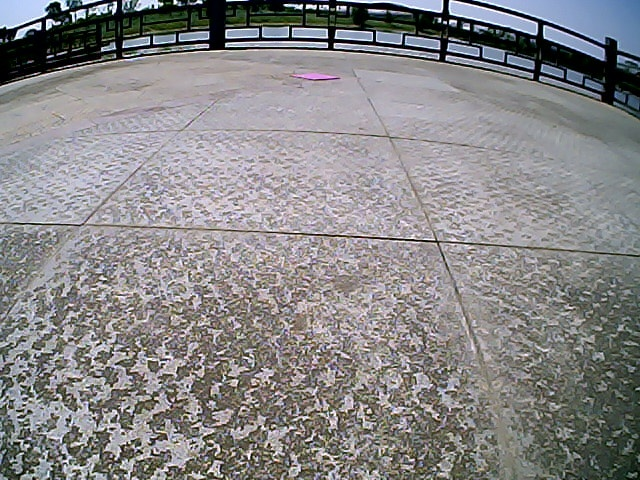
#> input picture color_recognition/359.jpg, 640 x 480 px; its folder holds only this picture in this run
$ python read_pic.py   (Python 2 division)   (older library calls are emulated)
#> lines starting #> are read from the running program, lines starting #| are printed output that depends on the picture; after the words box and inside, x2 and y2 are one past the last pixel; in counts of white or black regions, pixels touching at a corner belong together
### color_recognition/color_detect.py
import numpy as np
import cv2
import matplotlib.pyplot as plt


def color_track(im_hsv, boundaries):
        # im_hsv is the image which has been transformed into hsv format
        # find the specified color object
    for (lower, upper) in boundaries:
        lower = np.array(lower)
        upper = np.array(upper)
        mask = cv2.inRange(im_hsv, lower, upper)
        im_object = cv2.bitwise_and(im_hsv, im_hsv, mask=mask)
    # find coutours
    im_gray = cv2.cvtColor(im_object, cv2.COLOR_BGR2GRAY)
    _, binary = cv2.threshold(im_gray, 127, 255, cv2.THRESH_BINARY)
    _, contours, _ = cv2.findContours(
        binary, cv2.RETR_EXTERNAL, cv2.CHAIN_APPROX_SIMPLE)

    return (mask, im_object, contours)


def multi_color_track(im_hsv, boundaries_red, boundaries_green, boundaries_blue):

    (mask_red, im_object_red, _) = color_track(im_hsv, boundaries_red)
    (mask_green, im_object_green, _) = color_track(im_hsv, boundaries_green)
    (mask_blue, im_object_blue, _) = color_track(im_hsv, boundaries_blue)
    mask = cv2.add(
        cv2.add(mask_red, mask_blue), mask_green)

    im_object = cv2.add(
        cv2.add(im_object_red, im_object_blue), im_object_green)

    im_gray = cv2.cvtColor(im_object, cv2.COLOR_BGR2GRAY)
    _, binary = cv2.threshold(im_gray, 100, 255, cv2.THRESH_BINARY)
    _, contours, _ = cv2.findContours(
        binary, cv2.RETR_EXTERNAL, cv2.CHAIN_APPROX_SIMPLE)

    return(mask, im_object, contours)

def find_max_area(contours):
    area_list = np.zeros(len(contours))
    i = 0

    for cnt in contours:
        area_list[i] = cv2.contourArea(cnt)
        i = i + 1

    max_ind = np.argmax(area_list)
    max_area = area_list[max_ind]

    # computer the center
    M = cv2.moments(contours[max_ind])
    if M['m00'] != 0:
        cx = int(M['m10'] / M['m00'])
        cy = int(M['m01'] / M['m00'])
    else:
        cx = 0
        cy = 0
    max_location = (cx, cy)
    return (max_location, max_ind, max_area, contours[max_ind])


def color_location(im_hsv, contours):

    max_cx = np.shape(im_hsv)[1]
    max_cy = np.shape(im_hsv)[0]

    max_location, max_ind,max_area, _ =find_max_area(contours)
    cx=max_location[0]
    cy=max_location[1]
    cx_ratio = float(cx)/max_cx
    cy_ratio = float(cy)/max_cy
    while ( (cx_ratio < 0.1) or (cx_ratio > 0.9) or (cy_ratio < 0.1) ) and max_area >50:
        contours = np.delete(contours,max_ind)
        max_location, max_ind, max_area, _ = find_max_area(contours)
        cx = max_location[0]
        cy = max_location[1]
        cx_ratio = float(cx) / max_cx
        cy_ratio = float(cy) / max_cy
    return(max_location,  max_area, contours[max_ind])


# [51 lines left out: functions get_color, stop_check, not called in this run]

### color_recognition/read_pic.py
import numpy as np
import cv2
import glob
import os
import color_detect as ct
# Change the current working directory to path containing pics
os.chdir(r"D:/TDPS/data/sunny_color_square2")
# get names of pic files
name = glob.glob("*.jpg")
# get paths of pic files
for pic_name in name:
    srcPath = pic_name
    path = os.path.abspath(srcPath)
    print srcPath
    # print path
    # get image of pics
    im = cv2.imread(path)
#> im is the input picture: shape (480, 640, 3); mean B, G, R 135.4, 134.3, 135.6
    im_hsv = cv2.cvtColor(im, cv2.COLOR_BGR2HSV)
#> im_hsv: shape (480, 640, 3); mean H, S, V 85.5, 37.3, 141.8
    boundaries_red = [([125, 80, 46], [153, 255, 255])]
    boundaries_blue = [([100, 100, 46], [124, 255, 255])]
    boundaries_green = [([20, 60, 46], [46, 255, 255])]
    mask, im_object, contours = ct.multi_color_track(
        im_hsv, boundaries_red, boundaries_green, boundaries_blue)
#> the loop in color_track, `for (lower, upper) in boundaries:` made 1 pass
#> pass 1, in color_track, `mask = cv2.inRange(im_hsv, lower, upper)`:
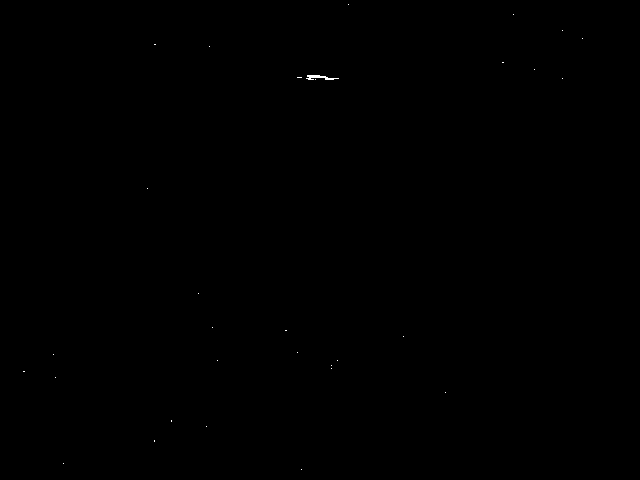
#> mask: shape (480, 640); 0.04% white in thin lines or dots, all inside (x1, y1, x2, y2) = (23, 4, 583, 470)
#> in color_track, `_, binary = cv2.threshold(im_gray, 127, 255, cv2.THRESH_BINARY)`: binary: shape (480, 640); 0.02% white in thin lines or dots, all inside (x1, y1, x2, y2) = (307, 75, 337, 80)
#> in color_track, `_, contours, _ = cv2.findContours( binary, cv2.RETR_EXTERNAL, cv2.CHAI..`: contours = 2 contours, 1 with area under 20; largest, box (x1, y1, x2, y2) and area: (307, 75, 330, 80) 32
#> in color_track (call 2), `im_gray = cv2.cvtColor(im_object, cv2.COLOR_BGR2GRAY)`:
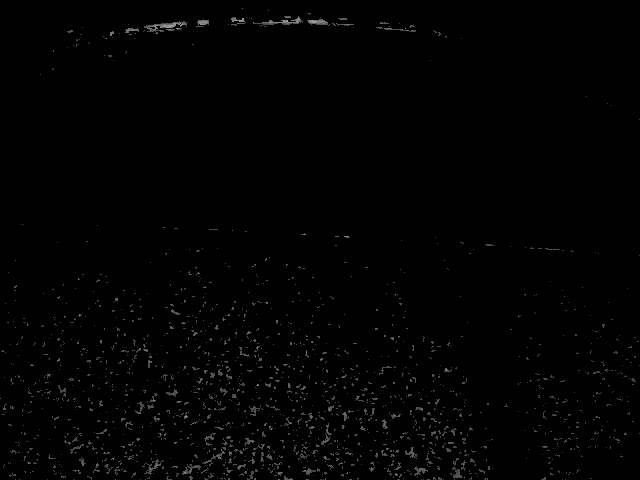
#> im_gray: shape (480, 640); min 0, max 169, mean 1.9
#> in color_track (call 2), `_, binary = cv2.threshold(im_gray, 127, 255, cv2.THRESH_BINARY)`:
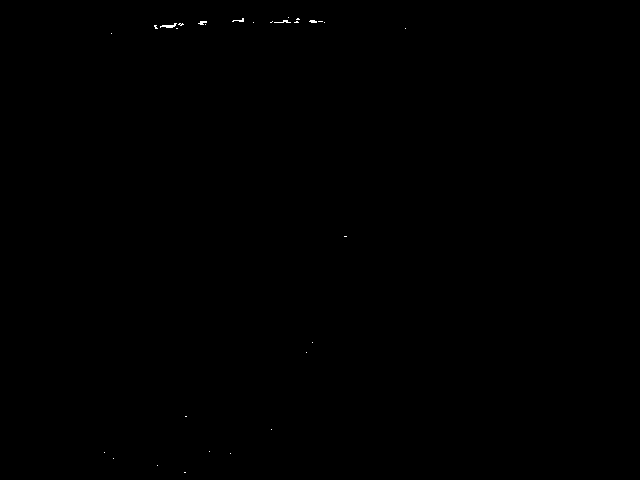
#> binary: shape (480, 640); 0.06% white in thin lines or dots, all inside (x1, y1, x2, y2) = (104, 17, 406, 473)
#> in color_track (call 2), `_, contours, _ = cv2.findContours( binary, cv2.RETR_EXTERNAL, cv2.CHAI..`: contours = 29 contours, 28 with area under 20; largest, box (x1, y1, x2, y2) and area: (160, 23, 177, 28) 24
#> the loop in color_track (call 3), `for (lower, upper) in boundaries:` made 1 pass
#> pass 1, in color_track (call 3), `mask = cv2.inRange(im_hsv, lower, upper)`:
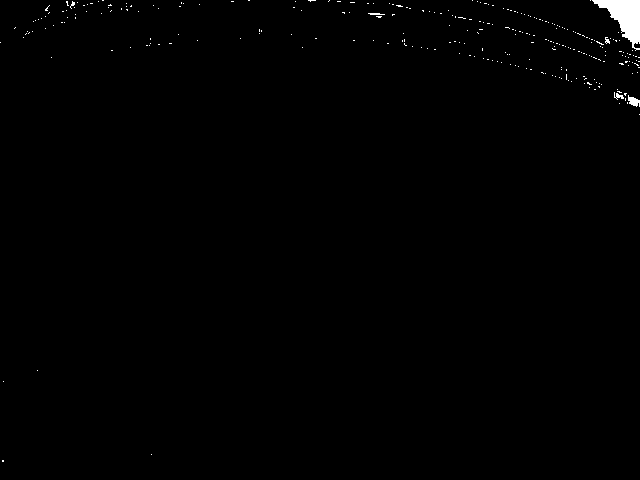
#> mask: shape (480, 640); 0.6% white; 280 white regions (275 under 20 px), largest, box (x1, y1, x2, y2) and area: (592, 0, 640, 51) 1128, (628, 95, 640, 107) 85, (614, 92, 624, 100) 37, (368, 13, 385, 15) 27, (605, 37, 610, 44) 22
#> in color_track (call 3), `_, binary = cv2.threshold(im_gray, 127, 255, cv2.THRESH_BINARY)`:
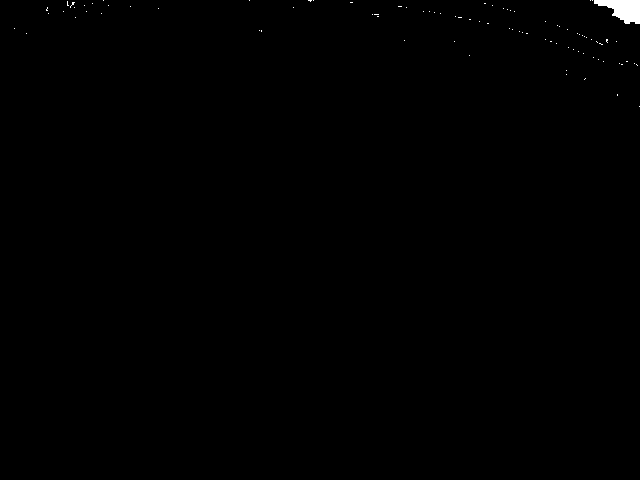
#> binary: shape (480, 640); 0.27% white; 89 white regions (88 under 20 px)
#> in color_track (call 3), `_, contours, _ = cv2.findContours( binary, cv2.RETR_EXTERNAL, cv2.CHAI..`: contours = 89 contours, 88 with area under 20; largest, box (x1, y1, x2, y2) and area: (594, 0, 640, 24) 621
#> in multi_color_track, `mask = cv2.add( cv2.add(mask_red, mask_blue), mask_green)`:
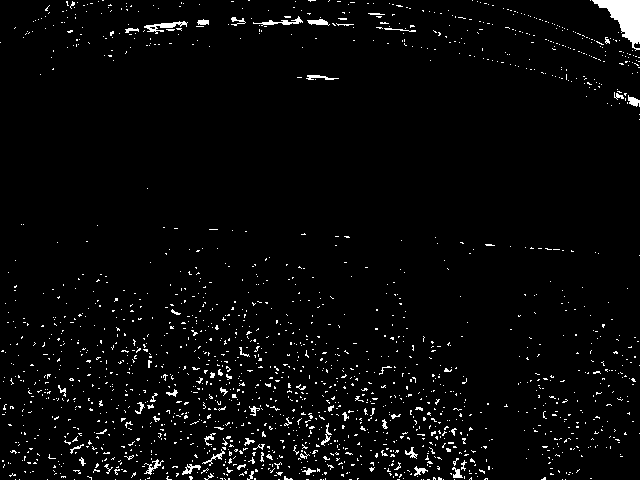
#> mask: shape (480, 640); 3.1% white in thin lines or dots
#> in multi_color_track, `im_object = cv2.add( cv2.add(im_object_red, im_object_blue), im_object..`: im_object: shape (480, 640, 3); mean H, S, V 1.4, 2.9, 2.8
#> in multi_color_track, `_, binary = cv2.threshold(im_gray, 100, 255, cv2.THRESH_BINARY)`:
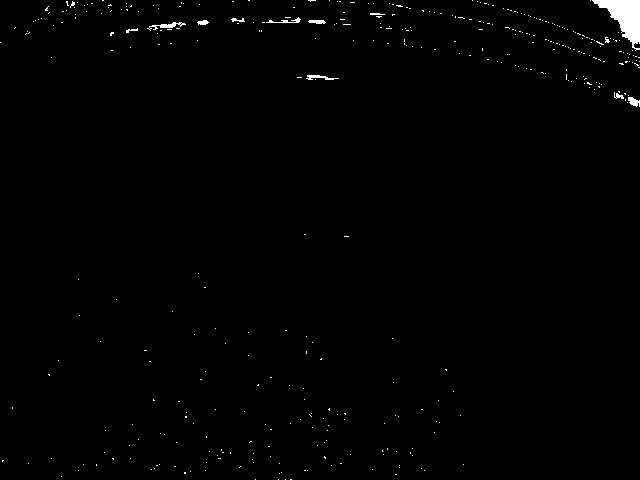
#> binary: shape (480, 640); 0.79% white; 389 white regions (378 under 20 px)
#> in multi_color_track, `_, contours, _ = cv2.findContours( binary, cv2.RETR_EXTERNAL, cv2.CHAI..`: contours = 389 contours, 382 with area under 20; largest, box (x1, y1, x2, y2) and area: (592, 0, 640, 51) 1032, (147, 22, 186, 31) 70, (628, 97, 640, 107) 56, (306, 75, 339, 80) 46, (308, 20, 326, 24) 39, (266, 17, 301, 23) 32, (197, 20, 209, 25) 30
    location, _, area, contours_find = ct.color_location(im_hsv, contours)
#> in find_max_area, `area_list = np.zeros(len(contours))`: area_list = 389 values from 0 to 0
#> the loop in find_max_area, `for cnt in contours:` made 389 passes
#> cnt on passes 1 to 3: [[290, 479], [291, 479]], [[285, 479]], [[278, 479]]
#> after the loop in find_max_area, `for cnt in contours:`: area_list = 389 values, max 1032 at index 382, min 0 at index 0, mean 3.65; i = 389
#> in find_max_area, `max_ind = np.argmax(area_list)`: max_ind = 382
#> in find_max_area, `max_area = area_list[max_ind]`: max_area = 1032
#> in find_max_area, `M = cv2.moments(contours[max_ind])`: M = moments, m00 1032, centre m10/m00, m01/m00 = (624.7, 16.27)
#> in find_max_area, `cx = int(M['m10'] / M['m00'])`: cx = 624
#> in find_max_area, `cy = int(M['m01'] / M['m00'])`: cy = 16
#> in find_max_area, `max_location = (cx, cy)`: max_location = (624, 16)
#> in color_location, `max_location, max_ind,max_area, _ =find_max_area(contours)`: max_ind = 382; max_area = 1032
#> in color_location, `cx=max_location[0]`: cx = 624
#> in color_location, `cy=max_location[1]`: cy = 16
#> in color_location, `cx_ratio = float(cx)/max_cx`: cx_ratio = 0.975
#> in color_location, `cy_ratio = float(cy)/max_cy`: cy_ratio = 0.0333
#> the loop in color_location, `while ( (cx_ratio < 0.1) or (cx_ratio > 0.9) or (cy_ratio < 0.1) ) and..` made 1 pass
#> (the run stopped early here; a loop or call above may not have finished)
